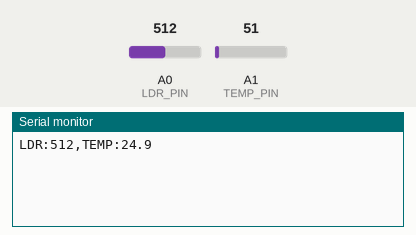
Bench run of a sketch on a simulated Arduino Uno, built with avr-gcc and run on an emulated ATmega328P. Shown: the last lines printed to the serial monitor. The test bench sets the inputs (shaded band); at power-on: A1 (TEMP_PIN) = 51, A0 (LDR_PIN) = 512.

Above: at 1.7 s.
1.8 s: A1 (TEMP_PIN) set to 61
At 2.8 s:
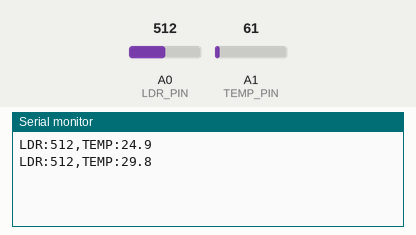
4.5 s: A0 (LDR_PIN) set to 716
At 5.6 s:
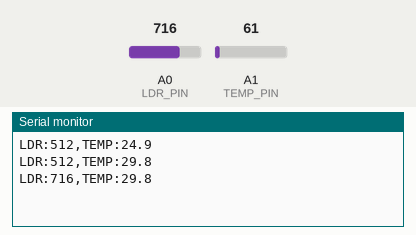
7.2 s: A1 (TEMP_PIN) set to 71
At 9.6 s:
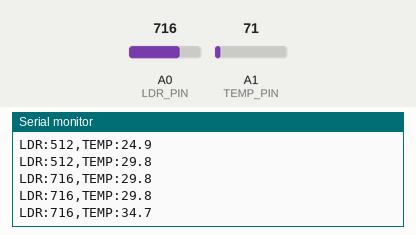
9.9 s: A0 (LDR_PIN) set to 900
At 11.4 s:
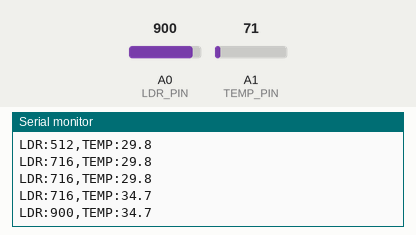
Timing chart, 0 to 12.9 s (numbered marks = the images above; inputs shaded):
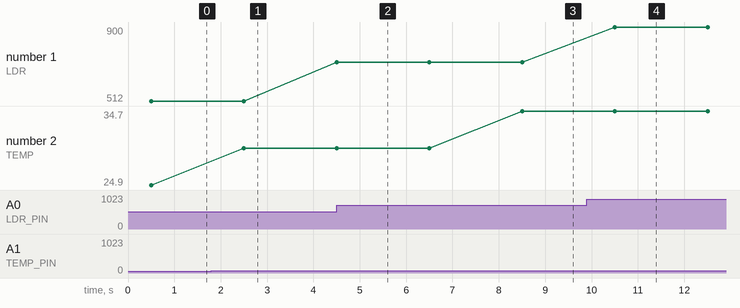

The sketch:

arduino_sensors.ino
```cpp
// arduino_sensors.ino
// Arduino UNO sketch to read LDR (A0) and LM35 (A1)
// Sends serial lines like: LDR:520,TEMP:27.5

const int LDR_PIN = A0;
const int TEMP_PIN = A1; // LM35

void setup() {
  Serial.begin(9600);
  delay(500);
}

void loop() {
  int ldrValue = analogRead(LDR_PIN); // 0 - 1023
  int tempRaw = analogRead(TEMP_PIN);
  // LM35: 10mV per degree C, ADC ref 5V => tempC = (tempRaw * 5.0 / 1023.0) / 0.01
  float voltage = tempRaw * (5.0 / 1023.0);
  float temperatureC = (voltage) / 0.01; // LM35

  Serial.print("LDR:");
  Serial.print(ldrValue);
  Serial.print(",TEMP:");
  Serial.print(temperatureC, 1);
  Serial.println();
  delay(2000);
}
```

Measured:
- after the input at 1.8 s, the serial monitor: prints a new line after 0.70 s (image 1)
- after the input at 4.5 s, the serial monitor: prints a new line at once (image 2)
- after the input at 7.2 s, the serial monitor: prints a new line after 1.3 s (image 3)
- after the input at 9.9 s, the serial monitor: prints a new line after 0.60 s (image 4)
- plotted number 1: 512 → 716 after the input at 4.5 s, 716 → 900 after the input at 9.9 s
- plotted number 2: 24.9 → 29.8 after the input at 1.8 s, 29.8 → 34.7 after the input at 7.2 s
